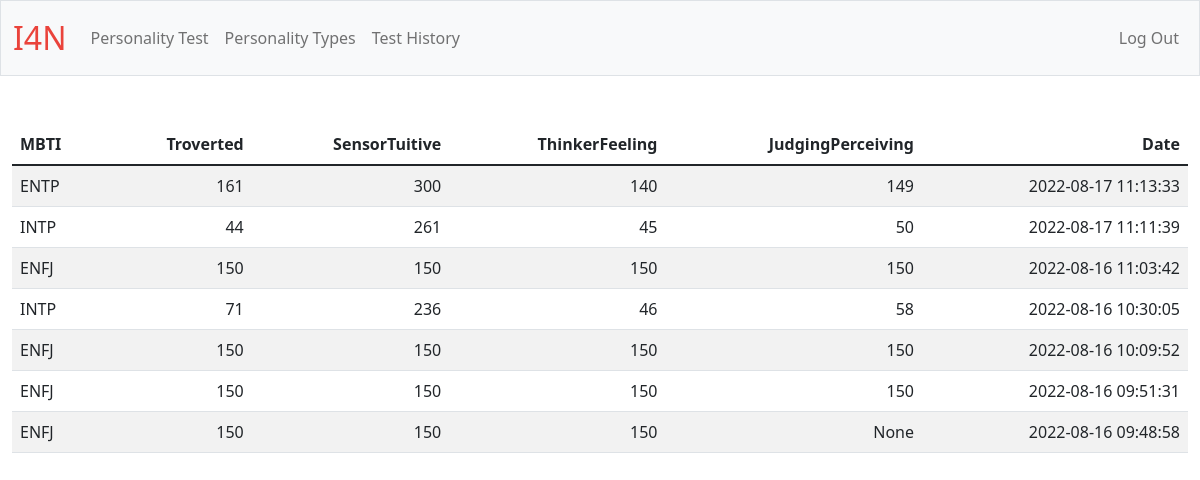
/history (signed in), run on the app's committed database.
### tables this page shows
CREATE TABLE 'history' ('id' INTEGER PRIMARY KEY AUTOINCREMENT NOT NULL, 'user_id' INTEGER, 'MBTI' TEXT, 'Troverted' INTEGER, 'SensorTuitive' INTEGER, 'ThinkerFeeling' INTEGER, 'JudgingPerceiving' INTEGER, 'date' DATETIME);

### app.py (the view)
@app.route("/history")
@login_required
def history():
    user_id = session["user_id"]
    historyDB = db.execute(
        "SELECT MBTI, Troverted, SensorTuitive, ThinkerFeeling, JudgingPerceiving, date FROM history WHERE user_id = ? ORDER BY date DESC", user_id)
    history_info = []
    for row in historyDB:
        history_info.append({
            "MBTI": row["MBTI"],
            "Troverted": row["Troverted"],
            "SensorTuitive": row["SensorTuitive"],
            "ThinkerFeeling": row["ThinkerFeeling"],
            "JudgingPerceiving": row["JudgingPerceiving"],
            "date": row["date"],
        })
    return render_template("history.html", history_info=history_info)

### app.py (called while the page is built)
@app.after_request
def after_request(response):
    response.headers["Cache-Control"] = "no-cache, no-store, must-revalidate"
    response.headers["Expires"] = 0
    response.headers["Pragma"] = "no-cache"
    return response

### helpers.py (called while the page is built)
def login_required(f):
    @wraps(f)
    def decorated_function(*args, **kwargs):
        if session.get("user_id") is None:
            return redirect("/login")
        return f(*args, **kwargs)
    return decorated_function

### templates/history.html (shortened to what this page needs)
{% extends "layout.html" %}
{% block main %}
<table class="table table-striped">
    <thead>
        <tr>
            <th class="text-start">MBTI</th>
            <th class="text-end">Troverted</th>
            <th class="text-end">SensorTuitive</th>
            <th class="text-end">ThinkerFeeling</th>
            <th class="text-end">JudgingPerceiving</th>
            <th class="text-end">Date</th>
        </tr>
    </thead>
   <tbody>
    {% for row in history_info %}
            <tr>
                <td class="text-start">{{ row["MBTI"] }}</td>
                <td class="text-end">{{ row["Troverted"] }}</td>
                <td class="text-end">{{ row["SensorTuitive"] }}</td>
                <td class="text-end">{{ row["ThinkerFeeling"] }}</td>
                <td class="text-end">{{ row["JudgingPerceiving"] }}</td>
                <td class="text-end">{{ row["date"] }} </td>
            </tr>
    {% endfor %}
    </tbody>
</table>
{% endblock %}

### templates/layout.html (shortened to what this page needs)
<!DOCTYPE html>
<html lang="en">
    <head>
        <link href="https://cdn.jsdelivr.net/npm/bootstrap@5.1.3/dist/css/bootstrap.min.css" rel="stylesheet">
        <link href="/static/styles.css" rel="stylesheet">
    </head>
    <body>
        <nav class="bg-light border navbar navbar-expand-md navbar-light">
            <div class="container-fluid">
                <a class="navbar-brand" href="/"><span class="red">I4N</span></a>
                <div class="collapse navbar-collapse" id="navbar">
                    {% if session["user_id"] %}
                        <ul class="navbar-nav me-auto mt">
                            <li class="nav-item"><a class="nav-link" href="/personality_test">Personality Test</a></li>
                            <li class="nav-item"><a class="nav-link" href="/personality_types">Personality Types</a></li>
                            <li class="nav-item"><a class="nav-link" href="/history">Test History</a></li>
                        </ul>
                        <ul class="navbar-nav ms-auto mt">
                            <li class="nav-item"><a class="nav-link" href="/logout">Log Out</a></li>
                        </ul>
                    {% endif %}
                </div>
            </div>
        </nav>
        <main class="container-fluid py-5 text-center">
            {% block main %}{% endblock %}
        </main>
    </body>
</html>

### static/styles.css (style rules this page uses)
nav .navbar-brand { font-size: xx-large; }
nav .navbar-brand .red { color: #ea433b; }

### data on the page
history: MBTI "ENTP", Troverted "161", SensorTuitive "300", ThinkerFeeling "140", JudgingPerceiving "149", date "2022-08-17 11:13:33"
history: MBTI "INTP", Troverted "44", SensorTuitive "261", ThinkerFeeling "45", JudgingPerceiving "50", date "2022-08-17 11:11:39"
history: MBTI "ENFJ", Troverted "150", SensorTuitive "150", ThinkerFeeling "150", JudgingPerceiving "150", date "2022-08-16 11:03:42"
history: MBTI "INTP", Troverted "71", SensorTuitive "236", ThinkerFeeling "46", JudgingPerceiving "58", date "2022-08-16 10:30:05"
history: MBTI "ENFJ", Troverted "150", SensorTuitive "150", ThinkerFeeling "150", JudgingPerceiving "150", date "2022-08-16 10:09:52"
history: MBTI "ENFJ", Troverted "150", SensorTuitive "150", ThinkerFeeling "150", JudgingPerceiving "150", date "2022-08-16 09:51:31"
history: MBTI "ENFJ", Troverted "150", SensorTuitive "150", ThinkerFeeling "150", JudgingPerceiving "None", date "2022-08-16 09:48:58"
